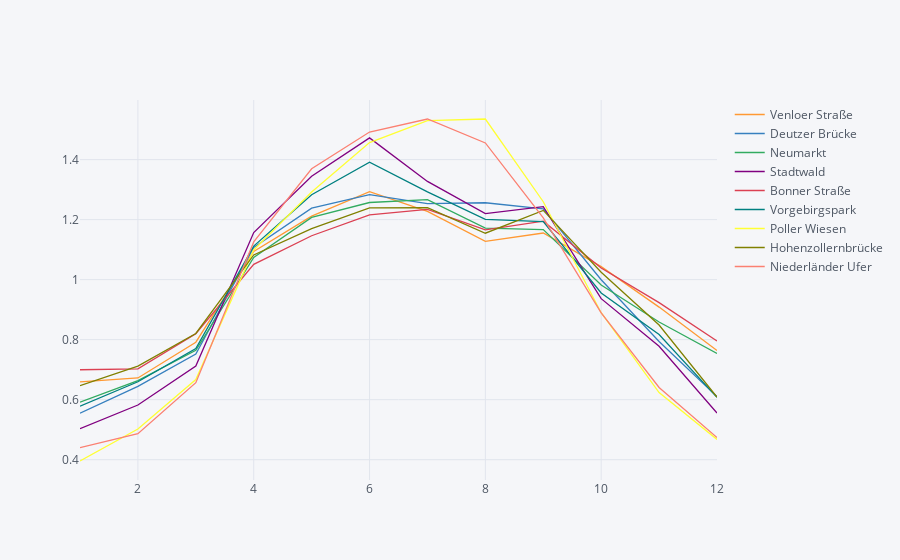

Notebook cell for this chart:
### Markdown cell above
## Einfluss des Monats
- Im Sommer (Apr - Sept) wird mehr Rad gefahren als im Winter (Okt - Mrz) (Überraschung :-))
- Wie viel weniger im Winter gefahren wird, unterscheidet sich stark von Zählstation zu Zählstation.
- In der Analyse der Wochentage haben wir Zählstationen unterteilt in Berufs- bzw. Freizeitverkehr: Zählstationen mit viel Berufsverkehr (Neumarkt, Venloer Straße, Hohenzollernbrücke, Bonner Straße --> 65 - 70%) haben einen deutlich höheren Anteil an Winterradlern als Zählstationen, die vornehmlich den Freizeitverkehr zählen (Poller Wiesen, Niederländer Ufer --> ca. 50%)
- Venloer Straße und Neumarkt zeigen einen Knick/Rückgang im Juli/August. Dies dürfte auf die Sommerferien und die geringere Anzahl an radfahrenden SchülerInnen zurückzuführen sein. Am stärksten ist dieser Rückgang übrigens für die Zählstation Stadtwald zu beobachten.

### Code cell
bike = load_bike_data(start, end, specific_days="all", remove_holidays=True)
(bike.groupby(bike.index.month).mean() / bike.mean()).iplot()

### Figure 1 — Plotly figure (JSON) as saved in the notebook; plotly's stock layout.template omitted (floating-point values rounded to 4 significant figures)
{"data": [{"line": {"color": "rgba(255, 153, 51, 1.0)", "dash": "solid", "shape": "linear", "width": 1.3}, "mode": "lines", "name": "Venloer Straße", "text": "", "type": "scatter", "x": [1, 2, 3, 4, 5, 6, 7, 8, 9, 10, 11, 12], "y": [0.6594, 0.6725, 0.7916, 1.094, 1.212, 1.293, 1.228, 1.128, 1.155, 1.043, 0.9086, 0.764]}, {"line": {"color": "rgba(55, 128, 191, 1.0)", "dash": "solid", "shape": "linear", "width": 1.3}, "mode": "lines", "name": "Deutzer Brücke", "text": "", "type": "scatter", "x": [1, 2, 3, 4, 5, 6, 7, 8, 9, 10, 11, 12], "y": [0.5549, 0.6446, 0.7524, 1.107, 1.238, 1.283, 1.253, 1.256, 1.236, 0.9999, 0.7938, 0.6104]}, {"line": {"color": "rgba(50, 171, 96, 1.0)", "dash": "solid", "shape": "linear", "width": 1.3}, "mode": "lines", "name": "Neumarkt", "text": "", "type": "scatter", "x": [1, 2, 3, 4, 5, 6, 7, 8, 9, 10, 11, 12], "y": [0.5916, 0.6637, 0.7648, 1.074, 1.207, 1.257, 1.266, 1.172, 1.167, 0.9824, 0.859, 0.7541]}, {"line": {"color": "rgba(128, 0, 128, 1.0)", "dash": "solid", "shape": "linear", "width": 1.3}, "mode": "lines", "name": "Stadtwald", "text": "", "type": "scatter", "x": [1, 2, 3, 4, 5, 6, 7, 8, 9, 10, 11, 12], "y": [0.5034, 0.5823, 0.7122, 1.157, 1.345, 1.472, 1.327, 1.22, 1.243, 0.9367, 0.7779, 0.5555]}, {"line": {"color": "rgba(219, 64, 82, 1.0)", "dash": "solid", "shape": "linear", "width": 1.3}, "mode": "lines", "name": "Bonner Straße", "text": "", "type": "scatter", "x": [1, 2, 3, 4, 5, 6, 7, 8, 9, 10, 11, 12], "y": [0.6998, 0.7028, 0.8197, 1.051, 1.146, 1.216, 1.234, 1.166, 1.195, 1.039, 0.9235, 0.7959]}, {"line": {"color": "rgba(0, 128, 128, 1.0)", "dash": "solid", "shape": "linear", "width": 1.3}, "mode": "lines", "name": "Vorgebirgspark", "text": "", "type": "scatter", "x": [1, 2, 3, 4, 5, 6, 7, 8, 9, 10, 11, 12], "y": [0.5783, 0.6599, 0.7704, 1.112, 1.283, 1.391, 1.292, 1.201, 1.193, 0.9555, 0.8173, 0.6075]}, {"line": {"color": "rgba(255, 255, 51, 1.0)", "dash": "solid", "shape": "linear", "width": 1.3}, "mode": "lines", "name": "Poller Wiesen", "text": "", "type": "scatter", "x": [1, 2, 3, 4, 5, 6, 7, 8, 9, 10, 11, 12], "y": [0.3957, 0.5024, 0.6674, 1.099, 1.292, 1.457, 1.53, 1.535, 1.26, 0.8898, 0.6239, 0.4675]}, {"line": {"color": "rgba(128, 128, 0, 1.0)", "dash": "solid", "shape": "linear", "width": 1.3}, "mode": "lines", "name": "Hohenzollernbrücke", "text": "", "type": "scatter", "x": [1, 2, 3, 4, 5, 6, 7, 8, 9, 10, 11, 12], "y": [0.6467, 0.7118, 0.8206, 1.082, 1.17, 1.239, 1.24, 1.155, 1.231, 1.025, 0.8489, 0.6091]}, {"line": {"color": "rgba(251, 128, 114, 1.0)", "dash": "solid", "shape": "linear", "width": 1.3}, "mode": "lines", "name": "Niederländer Ufer", "text": "", "type": "scatter", "x": [1, 2, 3, 4, 5, 6, 7, 8, 9, 10, 11, 12], "y": [0.4403, 0.4867, 0.6567, 1.126, 1.37, 1.492, 1.535, 1.456, 1.206, 0.8893, 0.6409, 0.4738]}], "layout": {"legend": {"bgcolor": "#F5F6F9", "font": {"color": "#4D5663"}}, "paper_bgcolor": "#F5F6F9", "plot_bgcolor": "#F5F6F9", "title": {"font": {"color": "#4D5663"}}, "xaxis": {"gridcolor": "#E1E5ED", "showgrid": true, "tickfont": {"color": "#4D5663"}, "title": {"font": {"color": "#4D5663"}, "text": ""}, "zerolinecolor": "#E1E5ED"}, "yaxis": {"gridcolor": "#E1E5ED", "showgrid": true, "tickfont": {"color": "#4D5663"}, "title": {"font": {"color": "#4D5663"}, "text": ""}, "zerolinecolor": "#E1E5ED"}}}
